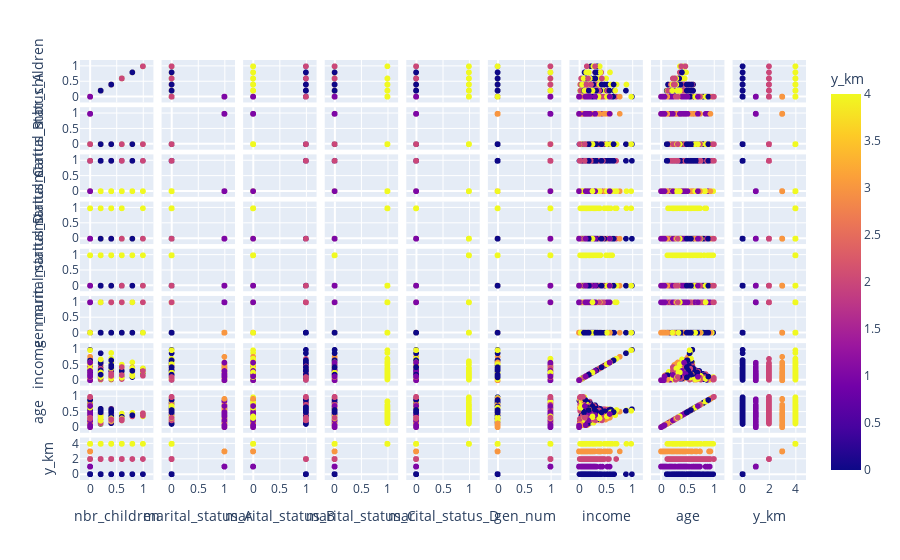

Notebook code for this chart:
### Code cell
data_new_y = data_new.copy()
data_new_y['y_km'] = y_km
fig = px.scatter_matrix(data_new_y, color='y_km')
fig.show()

### Figure 1 — Plotly figure (JSON) as saved in the notebook; plotly's stock layout.template omitted (floating-point values rounded to 4 significant figures; data arrays with more than 128 entries replaced by an {"elided": "..."} marker saying what was removed)
{"data": [{"dimensions": [{"axis": {"matches": true}, "label": "nbr_children", "values": {"elided": "747 float values"}}, {"axis": {"matches": true}, "label": "marital_status_A", "values": {"elided": "747 int values"}}, {"axis": {"matches": true}, "label": "marital_status_B", "values": {"elided": "747 int values"}}, {"axis": {"matches": true}, "label": "marital_status_C", "values": {"elided": "747 int values"}}, {"axis": {"matches": true}, "label": "marital_status_D", "values": {"elided": "747 int values"}}, {"axis": {"matches": true}, "label": "gen_num", "values": {"elided": "747 int values"}}, {"axis": {"matches": true}, "label": "income", "values": {"elided": "747 float values"}}, {"axis": {"matches": true}, "label": "age", "values": {"elided": "747 float values"}}, {"axis": {"matches": true}, "label": "y_km", "values": {"elided": "747 int values"}}], "hovertemplate": "%{xaxis.title.text}=%{x}<br>%{yaxis.title.text}=%{y}<br>y_km=%{marker.color}<extra></extra>", "legendgroup": "", "marker": {"color": {"elided": "747 int values"}, "coloraxis": "coloraxis", "symbol": "circle"}, "name": "", "showlegend": false, "type": "splom"}], "layout": {"autosize": true, "coloraxis": {"colorbar": {"title": {"text": "y_km"}}, "colorscale": [[0, "#0d0887"], [0.1111, "#46039f"], [0.2222, "#7201a8"], [0.3333, "#9c179e"], [0.4444, "#bd3786"], [0.5556, "#d8576b"], [0.6667, "#ed7953"], [0.7778, "#fb9f3a"], [0.8889, "#fdca26"], [1, "#f0f921"]]}, "dragmode": "select", "legend": {"tracegroupgap": 0}, "margin": {"t": 60}, "xaxis": {"autorange": true, "range": [-0.3883, 1.388], "type": "linear"}, "xaxis2": {"autorange": true, "range": [-0.3883, 1.388], "type": "linear"}, "xaxis3": {"autorange": true, "range": [-0.3883, 1.388], "type": "linear"}, "xaxis4": {"autorange": true, "range": [-0.3883, 1.388], "type": "linear"}, "xaxis5": {"autorange": true, "range": [-0.3883, 1.388], "type": "linear"}, "xaxis6": {"autorange": true, "range": [-0.3883, 1.388], "type": "linear"}, "xaxis7": {"autorange": true, "range": [-0.3883, 1.388], "type": "linear"}, "xaxis8": {"autorange": true, "range": [-0.3883, 1.388], "type": "linear"}, "xaxis9": {"autorange": true, "range": [-1.553, 5.553], "type": "linear"}, "yaxis": {"autorange": true, "range": [-0.3883, 1.388], "type": "linear"}, "yaxis2": {"autorange": true, "range": [-0.3883, 1.388], "type": "linear"}, "yaxis3": {"autorange": true, "range": [-0.3883, 1.388], "type": "linear"}, "yaxis4": {"autorange": true, "range": [-0.3883, 1.388], "type": "linear"}, "yaxis5": {"autorange": true, "range": [-0.3883, 1.388], "type": "linear"}, "yaxis6": {"autorange": true, "range": [-0.3883, 1.388], "type": "linear"}, "yaxis7": {"autorange": true, "range": [-0.3883, 1.388], "type": "linear"}, "yaxis8": {"autorange": true, "range": [-0.3883, 1.388], "type": "linear"}, "yaxis9": {"autorange": true, "range": [-1.553, 5.553], "type": "linear"}}}
